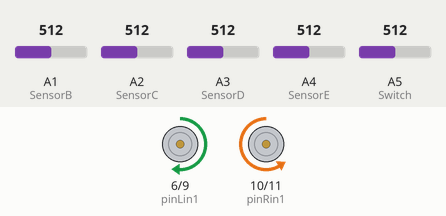
This sketch was run on a simulated Arduino Uno, built with avr-gcc and run on an emulated ATmega328P. On the bench: motor-driver pin pairs drawn as motors (green arrow = first pin HIGH = forward, orange = second pin HIGH = backward, longer = more drive). The test bench sets the inputs (shaded band); at power-on: A2 (SensorC) = 512, A4 (SensorE) = 512, A1 (SensorB) = 512, A3 (SensorD) = 512, A5 (Switch) = 512. What the sketch prints to the serial monitor is not drawn.

Above: at 11.3 s.
11.4 s: A2 (SensorC) set to 992
At 12.8 s:
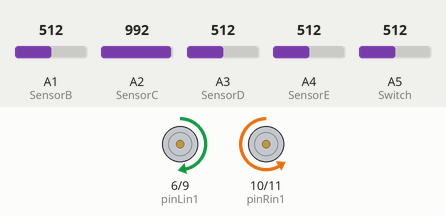
13.1 s: A4 (SensorE) set to 842
At 14.0 s:
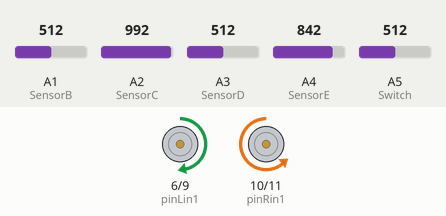
16.1 s: A4 (SensorE) set to 874
At 17.0 s:
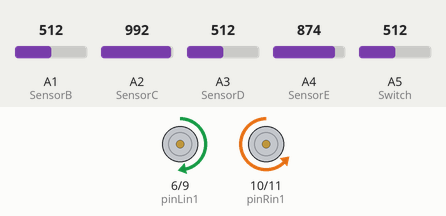
17.9 s: A1 (SensorB) set to 105
20.9 s: A1 (SensorB) set to 91
22.4 s: A2 (SensorC) set to 716
At 23.5 s:
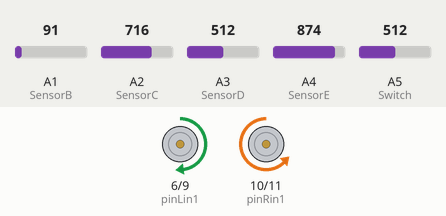
Timing chart, 0 to 25.1 s (numbered marks = the images above; inputs shaded):
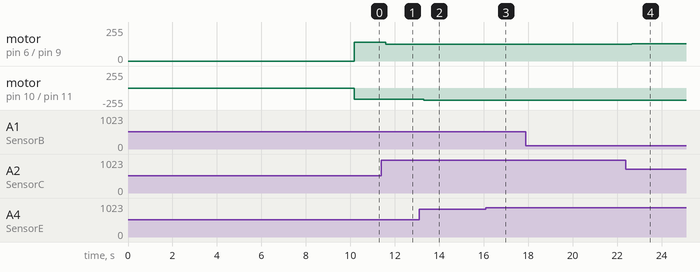

The sketch:

The_Final_Code.ino
```cpp
#define SensorB   A1
#define SensorC   A2
#define SensorD   A3
#define SensorE   A4
#define Switch    A5

int N=100;
int SensorBReading;
int SensorCReading;
int SensorDReading;
int SensorEReading;
int SwitchReading = 0;

int pinLin1 = 6; //in1 for left motor driver
int pinLin2 = 9; //in2 for left motor driver
int pinRin1 = 10; //in1 for Right motor driver
int pinRin2 = 11; //in2 for Right motor driver

int leftOffset = 0, rightOffset = 0, centreOffset = 0;
int pot1=A0;


int pwmTest = 150;


int turningspeedL,turningspeedR;
int constantS=5;//change it if speed is not enough
int errorL,errorR;

// Sensor calibration routine
void calibrate() {
  //average//
for (int x=0; x<N; x++)
{
    SensorCReading =  analogRead(2);
    SensorDReading =  analogRead(3);
    SensorEReading =  analogRead(4);

    leftOffset    +=  SensorCReading; // add value of left sensor to total
    centreOffset  +=  SensorDReading; // add value of centre sensor to total
    rightOffset   +=  SensorEReading; // add value of right sensor to total

  delay(100);
}

// obtain average for each sensor
leftOffset    = leftOffset / N;
rightOffset   = rightOffset / N;
centreOffset  = centreOffset /N;

if (leftOffset<0)
{
   leftOffset=-leftOffset;// some time it gives me minus something
}

Serial.print("lOff\t");
Serial.print(leftOffset );
Serial.print("\t rOff\t");
Serial.print(rightOffset);
Serial.print("\t cOff\t");
Serial.print(centreOffset);
Serial.println("\t -- ");

}

void setup ()
{
  pinMode(pinLin1,OUTPUT);
  pinMode(pinLin2,OUTPUT);
  pinMode(pinRin1,OUTPUT);
  pinMode(pinRin2,OUTPUT);

  pinMode(SensorB, INPUT);
  pinMode(SensorC, INPUT);
  pinMode(SensorD, INPUT);
  pinMode(SensorE, INPUT);
  pinMode(Switch, INPUT);

  Serial.begin(9600);
  calibrate();
  delay(100);
}

// The function to make the robot go forward

void goForward()
{
    errorL=SensorCReading-leftOffset;
    Serial.print("\terrorL origin:");
    Serial.print(errorL);
    errorL=errorL/leftOffset;
    Serial.print("\terrorL:");
    Serial.print(errorL);
    turningspeedL=constantS*errorL;
    Serial.print("\tspeedL:");
    Serial.print(turningspeedL);

    errorR=SensorEReading-rightOffset;
    Serial.print("\terrorR origin:");
    Serial.print(errorR);
    errorR=errorR/rightOffset;
    Serial.print("\terrorR:");
    Serial.print(errorR);
    turningspeedR=constantS*errorR;
    Serial.print("\tspeedR:");
    Serial.print(turningspeedR);

    analogWrite(pinLin1,pwmTest-turningspeedL);//if error >0(detecting some black ) shift a little to left ,(motor speed goes a bit down);if error<0 ()shoft a little to right side.(motor speed goes up a bit;)
   digitalWrite(pinLin2,LOW);
   analogWrite(pinRin2,pwmTest-turningspeedR);//? direction unknown
   digitalWrite(pinRin1,LOW);//? direction unknown

    Serial.print("\t advance\n\t");

    // do it for 0.2s
    delay(200);
}

// The function to make the robot turn right
void goRight()
{
  // turn right
   /* errorR=SensorEReading-rightOffset;
    Serial.print("\terrorR origin:");
    Serial.print(errorR);
    errorR=errorR/rightOffset;
    Serial.print("\terrorR:");
    Serial.print(errorR);
    turningspeedR=constantS*errorR;
    Serial.print("\tspeedR:");
    Serial.print(turningspeedR);*/


    digitalWrite(pinLin1,pwmTest);
    analogWrite(pinLin2,LOW);// right side motor goes backward

    analogWrite(pinRin1,pwmTest);//? direction is not determined
    //?direction is not determined
    digitalWrite(pinRin2,LOW);


  //the right motor goes under low speed

    Serial.print("\t right\n\t");
    delay(980);
}

// The function to make the robot turn left
void goLeft()
{
    /*errorL=SensorCReading-leftOffset;
    Serial.print("\terrorL origin:");
    Serial.print(errorL);
    errorL=errorL/leftOffset;
    Serial.print("\terrorL:");
    Serial.print(errorL);
    turningspeedL=constantS*errorL;
    Serial.print("\tspeedL:");
    Serial.print(turningspeedL);*/

    digitalWrite(pinLin1,LOW);
    analogWrite(pinLin2,pwmTest);// right side motor goes forward
    //? direction is not determined
    digitalWrite(pinRin1,LOW);//?direction is not determined
    analogWrite(pinRin2,pwmTest);
  //the right motor goes under high speed
    Serial.print("\t left\n\t");
    delay(980);
}

// The function to make the robot stop
void Stop()
{
  // stop
    digitalWrite(pinLin1,HIGH);
    digitalWrite(pinLin2,HIGH);
    digitalWrite(pinRin1,HIGH);
    digitalWrite(pinRin2,HIGH);

    Serial.print("\t stop\n\t");
    delay(1000);
}

// The function is to show the robot is beyond range
void Out()
{
    goForward();
    Serial.print("\t >>>>>>>>>>>>>>>>>> oh oh!\n\t");
}


// The function to turn motor OFF
void SwitchOFF()
{
    digitalWrite(pinLin1,LOW);
    digitalWrite(pinLin2,LOW);
    digitalWrite(pinRin1,LOW);
    digitalWrite(pinRin2,LOW);

    Serial.print("Switched OFF\n");

}
/* ==================================================================================*/
/* This is the main command of the robot */
/* ==================================================================================*/

void loop()
{
  int high;
  int low;
  high=750;// set the high threshold of sensor
  low=500;//set the low threshold of sensor

  // intialize values
  SensorBReading =0;
  SensorCReading =0;
  SensorDReading =0;
  SensorEReading =0;

  //average//
  for (int x=0; x<5; x++)
  {
    SensorBReading += analogRead(1);
    SensorCReading += analogRead(2);
    SensorDReading += analogRead(3);
    SensorEReading += analogRead(4);
  }

  SensorBReading =  SensorBReading/5;
  SensorCReading =  SensorCReading/5 ;
  SensorDReading =  SensorDReading/5;
  SensorEReading =  SensorEReading/5;

  SwitchReading  =  analogRead(5);

  Serial.print("\n\tB: ");
  Serial.print(SensorBReading);
  Serial.print("\tC: ");
  Serial.print(SensorCReading);
  Serial.print("\tD: ");
  Serial.print(SensorDReading);
  Serial.print("\tE: ");
  Serial.print(SensorEReading);

 /* value1=analogRead(A0);
  value1=map(value1,0,1023,0,255);
  value1 = pwmTest; */


    if
    (   SensorCReading>high  &&  SensorDReading>high &&   SensorEReading<low)
    {
      goLeft();
      Stop();
    }

    else if
    (  SensorCReading<low &&  SensorDReading>high &&   SensorEReading>high)
    {
      goRight();
      Stop();
    }

    else  if
    (SensorBReading<low &&   SensorCReading<low &&  SensorDReading>high &&   SensorEReading<low)
    {
    analogWrite(pinLin1,110);// right side motor goes forward
    digitalWrite(pinLin2,LOW);
    //? direction is not determined
    digitalWrite(pinRin1,LOW);//?direction is not determined
    analogWrite(pinRin2,100);
    delay(1000);
    Serial.println ("advance");

    }

    else if
    (SensorBReading>high &&   SensorCReading>high &&  SensorDReading>high &&   SensorEReading>high)
    {
      Stop();
    }
    else
    {
      Out();
    }

}
```

Measured:
- after the input at 11.4 s, motor on pin 6 (pinLin1) / pin 9 (pinLin2): forward 140/255 → forward 125/255 after 0.19 s
- after the input at 13.1 s, motor on pin 10 (pinRin1) / pin 11 (pinRin2): backward 170/255 → backward 180/255 after 0.19 s
- after the input at 16.1 s, motor on pin 10 (pinRin1) / pin 11 (pinRin2): backward 180/255 → backward 185/255 after 0.31 s
- after the input at 17.9 s, every drawn part: stays the same
- after the input at 20.9 s, every drawn part: stays the same
- after the input at 22.4 s, motor on pin 6 (pinLin1) / pin 9 (pinLin2): forward 125/255 → forward 130/255 after 0.26 s
